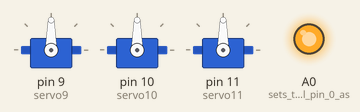
The sketch below on a simulated Arduino Uno, built with avr-gcc and run on an emulated ATmega328P. On the bench: 3 × servo, output pins drawn as LEDs (lit = HIGH).

Above: at 0.1 s.
At 3.7 s:
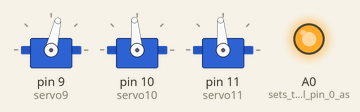
At 4.76 s:
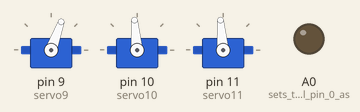
At 13.9 s:
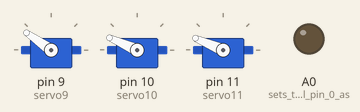
Timing chart, 0 to 15.4 s (numbered marks = the images above):
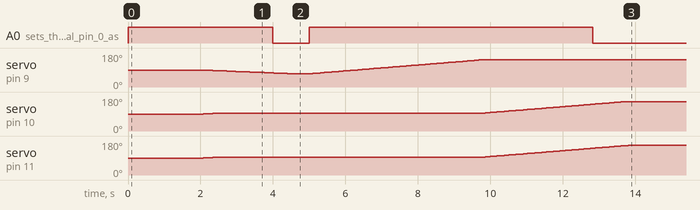

The sketch:

Servo_Script.ino
```cpp
#include <VarSpeedServo.h>
#include <ros.h>
#include <std_msgs/UInt16.h>

VarSpeedServo servo9;
VarSpeedServo servo10;    // create servo object to control a servo
VarSpeedServo servo11;

/*void servoROS(const std_msgs::UInt16& cmd_msg1){


}

ros::NodeHandle  nh;

ros::Subscriber<std_msgs::UInt16> sub1("servoROS", servoROS);*/

void setup() {

  //nh.initNode();
  //nh.subscribe(sub1);

  pinMode(A0, OUTPUT);    // sets the digital pin 0 as output
  digitalWrite(A0, HIGH);

  servo9.attach(9);
  servo10.attach(10);
  servo11.attach(11);

  delay(2000);

  servo9.write(70, 5);
  servo10.write(95, 5);
  servo11.write(95, 5);

  Serial.begin(57600);    // opens serial port, sets data rate to 57600 bps

  delay(2000);
  digitalWrite(A0, LOW);
}


void shortG(){

  delay(1000);
  digitalWrite(A0, HIGH);

  servo9.write(145, 10, true);
  servo10.write(156, 10);
  servo11.write(157, 10);

  delay(3000);

  digitalWrite(A0, LOW);

  delay(600000);

  digitalWrite(A0, HIGH);


  servo10.write(95, 10);
  servo11.write(95,10, true);
  servo9.write(70, 10);

  delay(3000);

  digitalWrite(A0, LOW);

}

void loop() {

 shortG();

}
```

Measured:
- by itself, A0 (sets_the_digital_pin_0_as): HIGH → LOW at 4.0 s, → HIGH 1.0 s later, → LOW 7.8 s later
- by itself, servo on pin 9 (servo9): 90° → 89° at 2.1 s, → 88° 0.12 s later, → 87° 0.14 s later, → 86° 0.12 s later, … (95 changes in this stretch)
- by itself, servo on pin 10 (servo10): moves from 90° to 156° over 11.7 s
- by itself, servo on pin 11 (servo11): moves from 90° to 157° over 11.7 s
